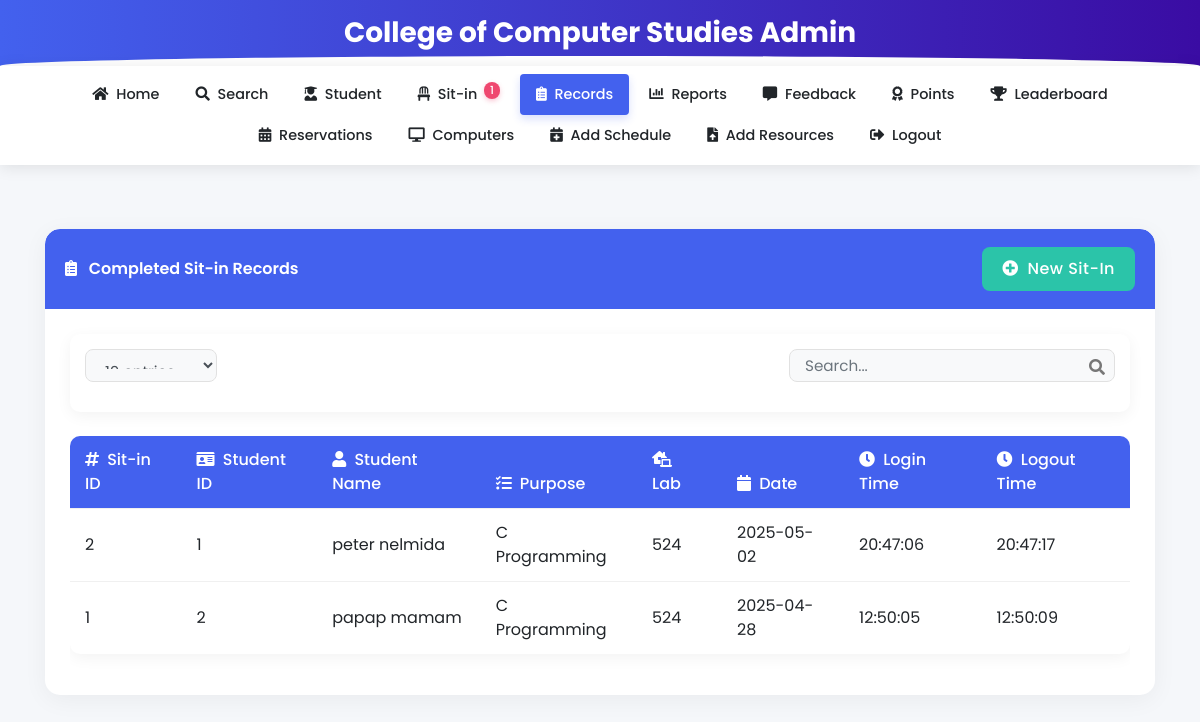
/current_sitins (signed in), run on the app's committed database.
### tables this page shows
CREATE TABLE sitins (
                id INTEGER PRIMARY KEY,
                student_id TEXT,
                lab_number TEXT,
                purpose TEXT,
                login_date TEXT DEFAULT (date('now', 'localtime')),
                login_time TEXT,
                logout_time TEXT,
                status TEXT,
                timestamp DATETIME DEFAULT CURRENT_TIMESTAMP,
                feedback TEXT,
                feedback_response TEXT,
                created_at TEXT, subject TEXT, professor TEXT,
                FOREIGN KEY (student_id) REFERENCES users (idno)
            );

CREATE TABLE users
(id INTEGER PRIMARY KEY AUTOINCREMENT,
idno varchar(50),
lastname varchar(80),
firstname varchar(80),
middlename varchar(80),
course varchar(50),
year_level varchar(50),
email varchar(60),
username varchar(80),
password varchar(90), remaining_sessions INTEGER DEFAULT 30, is_admin INTEGER DEFAULT 0, profile_image TEXT, role TEXT DEFAULT 'user', points INTEGER DEFAULT 0);

### app.py (the view)
@app.route('/current_sitins')
def current_sitins():
    if 'admin' not in session:
        return redirect(url_for('login'))
    try:
        conn = get_db_connection()
        cursor = conn.cursor()
        cursor.execute('SELECT COUNT(*) as count FROM sitins WHERE logout_time IS NULL')
        active_count = cursor.fetchone()['count']
        cursor.execute('''
            SELECT s.id AS sitin_id, s.student_id, s.lab_number, s.purpose, s.timestamp,
                   s.login_date, s.login_time, s.logout_time, s.status,
                   u.firstname, u.lastname, u.course
            FROM sitins s
            JOIN users u ON s.student_id = u.idno
            WHERE s.logout_time IS NOT NULL
            ORDER BY s.timestamp DESC
        ''')
        sitins = cursor.fetchall()
        cursor.execute('''
            SELECT purpose, COUNT(*) as count
            FROM sitins
            WHERE logout_time IS NOT NULL
            GROUP BY purpose
        ''')
        purpose_stats = cursor.fetchall()
        cursor.execute('''
            SELECT lab_number, COUNT(*) as count
            FROM sitins
            WHERE logout_time IS NOT NULL
            GROUP BY lab_number
        ''')
        lab_stats = cursor.fetchall()
        lab_numbers = ['524', '526', '528', '530', '542', '544']
        lab_data = [0, 0, 0, 0, 0, 0]
        for stat in lab_stats:
            if stat['lab_number'] in lab_numbers:
                idx = lab_numbers.index(stat['lab_number'])
                lab_data[idx] = stat['count']
        purpose_labels = ['C Programming', 'C# Programming', 'Java Programming', '.NET Programming', 'PHP Programming', 'Python Programming']
        purpose_data = [0, 0, 0, 0, 0, 0]
        for stat in purpose_stats:
            if stat['purpose'] in purpose_labels:
                idx = purpose_labels.index(stat['purpose'])
                purpose_data[idx] = stat['count']
        conn.close()
        sitins_list = []
        for sitin in sitins:
            sitin_dict = {key: sitin[key] for key in sitin.keys()}
            sitins_list.append(sitin_dict)
        return render_template('current_sitins.html',
                              sitins=sitins_list,
                              active_count=active_count,
                              active_sitins=[],  # Empty list since we don't want to show active sit-ins here
                              purpose_stats=purpose_stats,
                              lab_stats=lab_stats,
                              lab_data=lab_data,
                              purpose_data=purpose_data)
    except Exception as e:
        print(f"Error fetching sit-ins: {str(e)}")
        return render_template('current_sitins.html', sitins=[], error=str(e))

### app.py (called while the page is built, shortened)
def get_db_connection():
    conn = sqlite3.connect('students.db', timeout=30)
    conn.execute("PRAGMA journal_mode=WAL")  # Use Write-Ahead Logging
    conn.row_factory = sqlite3.Row
    try:
        cursor = conn.cursor()
        cursor.execute("PRAGMA table_info(users)")
        columns = [column[1] for column in cursor.fetchall()]
        cursor.execute("PRAGMA table_info(sitins)")
        sitins_columns = [column[1] for column in cursor.fetchall()]
    except Exception as e:
        print(f"Error in get_db_connection: {str(e)}")
    return conn

### templates/current_sitins.html (shortened to what this page needs)
<!DOCTYPE html>
<html lang="en">
<head>
    <link rel="stylesheet" href="https://stackpath.bootstrapcdn.com/bootstrap/4.5.2/css/bootstrap.min.css">
    <link rel="stylesheet" href="https://cdnjs.cloudflare.com/ajax/libs/font-awesome/5.15.3/css/all.min.css">
    <link rel="stylesheet" href="{{ url_for('static', filename='css/navbar.css') }}">
</head>
<body>
    <div class="header-banner">
        <div class="container text-center">
            <h3 class="font-weight-bold mb-0">College of Computer Studies Admin</h3>
        </div>
    </div>
    {% include 'admin_navbar.html' %}
    <div class="container py-5">
        <div class="row">
            <div class="col-md-12">
                <div class="card">
                    <div class="card-header d-flex align-items-center justify-content-between">
                        <div>
                            <i class="fas fa-clipboard-list mr-2"></i> Completed Sit-in Records
                        </div>
                        <button class="btn btn-success" data-toggle="modal" data-target="#sitInModal">
                            <i class="fas fa-plus-circle mr-1"></i> New Sit-In
                        </button>
                    </div>
                    <div class="card-body">
                        <div class="filter-bar d-flex justify-content-between align-items-center mb-4">
                            <div class="d-flex align-items-center">
                                <div class="mr-3">
                                    <select id="entriesPerPage" class="form-control form-control-sm">
                                        <option value="10">10 entries</option>
                                    </select>
                                </div>
                            </div>
                            <div class="position-relative">
                                <input type="text" id="tableSearch" class="form-control form-control-sm" placeholder="Search...">
                                <i class="fas fa-search position-absolute" style="right: 10px; top: 10px; color: #777;"></i>
                            </div>
                        </div>
                        <div class="table-responsive">
                            <table class="table table-hover">
                                <thead>
                                    <tr>
                                        <th><i class="fas fa-hashtag mr-1"></i> Sit-in ID</th>
                                        <th><i class="fas fa-id-card mr-1"></i> Student ID</th>
                                        <th><i class="fas fa-user mr-1"></i> Student Name</th>
                                        <th><i class="fas fa-tasks mr-1"></i> Purpose</th>
                                        <th><i class="fas fa-laptop-house mr-1"></i> Lab</th>
                                        <th><i class="fas fa-calendar mr-1"></i> Date</th>
                                        <th><i class="fas fa-clock mr-1"></i> Login Time</th>
                                        <th><i class="fas fa-clock mr-1"></i> Logout Time</th>
                                    </tr>
                                </thead>
                                <tbody>
                                    {% if sitins %}
                                        {% for sitin in sitins %}
                                            <tr>
                                                <td>{{ sitin.sitin_id }}</td>
                                                <td>{{ sitin.student_id }}</td>
                                                <td>{{ sitin.firstname }} {{ sitin.lastname }}</td>
                                                <td>{{ sitin.purpose }}</td>
                                                <td>{{ sitin.lab_number }}</td>
                                                <td>{{ sitin.login_date if sitin.login_date else 'N/A' }}</td>
                                                <td>{{ sitin.login_time if sitin.login_time else 'N/A' }}</td>
                                                <td>{{ sitin.logout_time if sitin.logout_time else 'N/A' }}</td>
                                            </tr>
                                        {% endfor %}
                                    {% endif %}
                                </tbody>
                            </table>
                        </div>
                    </div>
                </div>
            </div>
        </div>
    </div>
</body>
</html>

### templates/current_sitins.html (style rules this page uses)
:root { --primary-color: #4361ee; --secondary-color: #3a0ca3; --accent-color: #4cc9f0; --light-color: #f8f9fa; --dark-color: #212529; --success-color: #2bc4a9; --warning-color: #f9c74f; --danger-color: #ef476f; }
body { font-family: 'Poppins', sans-serif; background-color: #f5f7fa; color: #495057; min-height: 100vh; }
.header-banner { background: linear-gradient(to right, var(--primary-color), var(--secondary-color)); color: white; padding: 16px 0; position: relative; overflow: hidden; }
.header-banner::after { content: ''; position: absolute; bottom: -10px; left: 0; right: 0; height: 20px; background: #fff; border-radius: 50% 50% 0 0; }
.card { border: none; border-radius: 15px; box-shadow: 0 5px 25px rgba(0,0,0,0.05); transition: all 0.3s ease; margin-bottom: 25px; overflow: hidden; }
.card-header { background: var(--primary-color); color: white; font-weight: 600; padding: 18px 20px; border-bottom: none; border-radius: 15px 15px 0 0 !important; }
.card-body { padding: 25px; }
.btn { border-radius: 8px; padding: 10px 20px; font-weight: 500; letter-spacing: 0.5px; transition: all 0.3s ease; }
.btn-success { background: var(--success-color); border: none; }
.table { background-color: white; border-radius: 10px; overflow: hidden; box-shadow: 0 4px 15px rgba(0,0,0,0.05); }
.table thead th { background-color: var(--primary-color); color: white; border: none; font-weight: 500; padding: 12px 15px; }
.table td { padding: 12px 15px; vertical-align: middle; border-color: #f0f0f0; }
.form-control { border-radius: 8px; border: 1px solid #e1e1e1; padding: 12px 15px; font-size: 0.95rem; transition: all 0.3s ease; background-color: #f8f9fa; margin-bottom: 15px; }
.filter-bar { background-color: white; border-radius: 10px; padding: 15px; margin-bottom: 20px; box-shadow: 0 4px 15px rgba(0,0,0,0.05); }

### data on the page
sitins: sitin_id "2", student_id "1", firstname "peter", lastname "nelmida", purpose "C Programming", lab_number "524", login_date "2025-05-02", login_time "20:47:06", logout_time "20:47:17"
sitins: sitin_id "1", student_id "2", firstname "papap", lastname "mamam", purpose "C Programming", lab_number "524", login_date "2025-04-28", login_time "12:50:05", logout_time "12:50:09"

### other printed values
{{ active_count }} "1"
